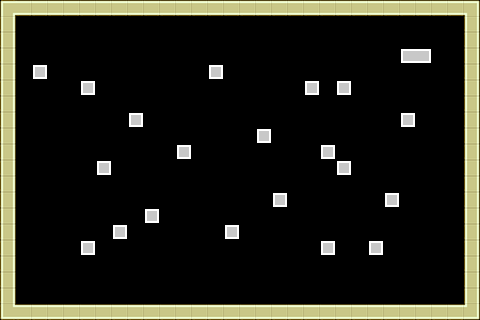

Below is a game level as drawn by its tile map, then a one-line description and the .tmx that defines it (tile-layer data replaced by summaries):
An orthogonal 30x20 tile map with 16x16 px tiles, 2 tile layers (bricks, solidbricks), 2 tilesets and 25 objects (9x runningChaserEnemySpawnPoint, 6x PowerUpSpawnPoint, 3x hidgonSpawnPoint, 3x StarInGameCurrency, TimeBomb, ...).

<map version="1.0" orientation="orthogonal" width="30" height="20" tilewidth="16" tileheight="16">
 <tileset firstgid="1" name="TileSetTemplate" tilewidth="16" tileheight="16">
  <image source="TileSetTemplate.png" width="64" height="64" />
 </tileset>
 <tileset firstgid="17" name="TileSetTemplateSolid" tilewidth="16" tileheight="16">
  <image source="TileSetTemplateSolid.png" width="64" height="64" />
 </tileset>
 <layer name="bricks" width="30" height="20">
  <data>[600 cells, 22 non-empty, 3 distinct tile ids]</data>
 </layer>
 <layer name="solidbricks" width="30" height="20">
  <data>[600 cells, 96 non-empty, 6 distinct tile ids]</data>
 </layer>
 <objectgroup name="Objects" width="30" height="20">
  <object x="441" y="107" height="1" />
  <object name="TimeBomb" x="374" y="220">
   <properties>
    <property name="TimeBomb" value="1" />
   </properties>
  </object>
  <object name="ExitDoor" x="415" y="35">
   <properties>
    <property name="ExitDoor" value="1" />
   </properties>
  </object>
  <object name="SpawnPoint" x="40" y="46">
   <properties>
    <property name="SpawnPoint" value="1" />
   </properties>
  </object>
  <object name="runningChaserEnemySpawnPoint" x="52" y="286">
   <properties>
    <property name="runningChaserEnemySpawnPoint" value="1" />
   </properties>
  </object>
  <object name="runningChaserEnemySpawnPoint" x="96" y="287">
   <properties>
    <property name="runningChaserEnemySpawnPoint" value="1" />
   </properties>
  </object>
  <object name="runningChaserEnemySpawnPoint" x="133" y="287">
   <properties>
    <property name="runningChaserEnemySpawnPoint" value="1" />
   </properties>
  </object>
  <object name="hidgonSpawnPoint" x="193" y="291">
   <properties>
    <property name="hidgonSpawnPoint" value="1" />
   </properties>
  </object>
  <object name="runningChaserEnemySpawnPoint" x="226" y="290">
   <properties>
    <property name="runningChaserEnemySpawnPoint" value="1" />
   </properties>
  </object>
  <object name="runningChaserEnemySpawnPoint" x="262" y="292">
   <properties>
    <property name="runningChaserEnemySpawnPoint" value="1" />
   </properties>
  </object>
  <object name="runningChaserEnemySpawnPoint" x="294" y="291">
   <properties>
    <property name="runningChaserEnemySpawnPoint" value="1" />
   </properties>
  </object>
  <object name="hidgonSpawnPoint" x="336" y="293">
   <properties>
    <property name="hidgonSpawnPoint" value="1" />
   </properties>
  </object>
  <object name="runningChaserEnemySpawnPoint" x="366" y="293">
   <properties>
    <property name="runningChaserEnemySpawnPoint" value="1" />
   </properties>
  </object>
  <object name="runningChaserEnemySpawnPoint" x="397" y="293">
   <properties>
    <property name="runningChaserEnemySpawnPoint" value="1" />
   </properties>
  </object>
  <object name="runningChaserEnemySpawnPoint" x="434" y="291">
   <properties>
    <property name="runningChaserEnemySpawnPoint" value="1" />
   </properties>
  </object>
  <object name="hidgonSpawnPoint" x="29" y="284">
   <properties>
    <property name="hidgonSpawnPoint" value="1" />
   </properties>
  </object>
  <object name="StarInGameCurrency" x="255" y="269">
   <properties>
    <property name="StarInGameCurrency" value="1" />
   </properties>
  </object>
  <object name="StarInGameCurrency" x="232" y="195">
   <properties>
    <property name="StarInGameCurrency" value="1" />
   </properties>
  </object>
  <object name="StarInGameCurrency" x="87" y="219">
   <properties>
    <property name="StarInGameCurrency" value="1" />
   </properties>
  </object>
  <object name="PowerUpSpawnPoint" x="123" y="208">
   <properties>
    <property name="PowerUpSpawnPoint" value="0" />
   </properties>
  </object>
  <object name="PowerUpSpawnPoint" x="123" y="190">
   <properties>
    <property name="PowerUpSpawnPoint" value="1" />
   </properties>
  </object>
  <object name="PowerUpSpawnPoint" x="153" y="199">
   <properties>
    <property name="PowerUpSpawnPoint" value="2" />
   </properties>
  </object>
  <object name="PowerUpSpawnPoint" x="153" y="181">
   <properties>
    <property name="PowerUpSpawnPoint" value="3" />
   </properties>
  </object>
  <object name="PowerUpSpawnPoint" x="261" y="72">
   <properties>
    <property name="PowerUpSpawnPoint" value="4" />
   </properties>
  </object>
  <object name="PowerUpSpawnPoint" x="275" y="75">
   <properties>
    <property name="PowerUpSpawnPoint" value="5" />
   </properties>
  </object>
 </objectgroup>
</map>